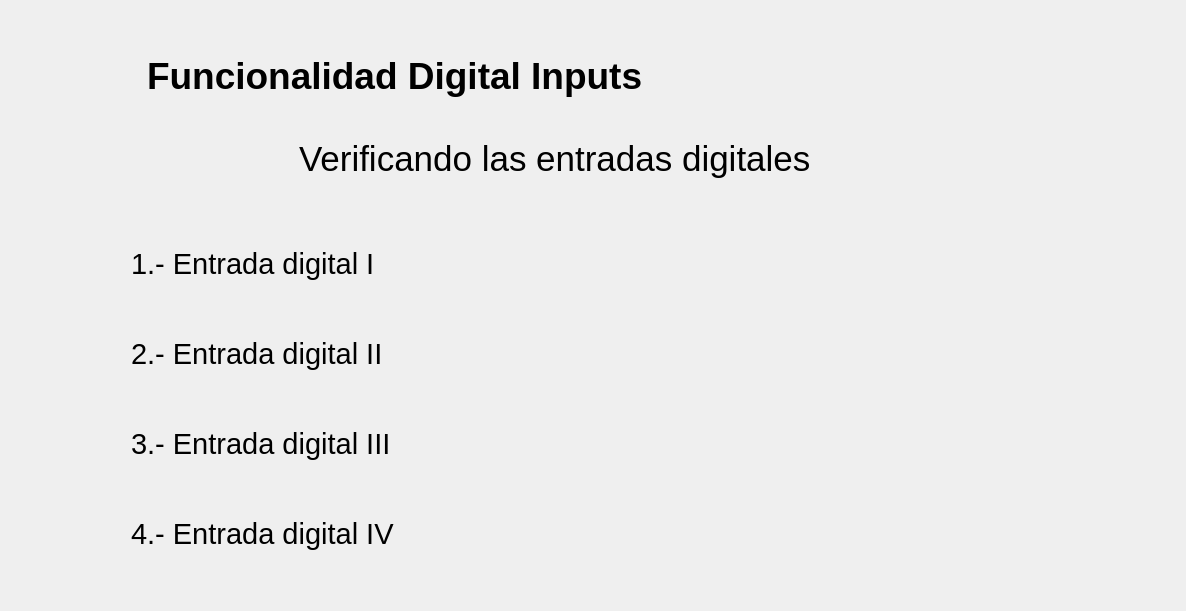
      <widget class="QWidget" name="page_9">
       <layout class="QGridLayout" name="gridLayout_12">
        <item row="0" column="0">
         <layout class="QVBoxLayout" name="verticalLayout_17">
          <property name="spacing">
           <number>12</number>
          </property>
          <item>
           <layout class="QHBoxLayout" name="horizontalLayout_125">
            <property name="spacing">
             <number>15</number>
            </property>
            <property name="leftMargin">
             <number>50</number>
            </property>
            <property name="topMargin">
             <number>30</number>
            </property>
            <item>
             <widget class="QLabel" name="lblTest1_16">
              <property name="minimumSize">
               <size>
                <width>71</width>
                <height>71</height>
               </size>
              </property>
              <property name="maximumSize">
               <size>
                <width>71</width>
                <height>71</height>
               </size>
              </property>
              <property name="text">
               <string/>
              </property>
              <property name="pixmap">
               <pixmap resource="../resources/resources.qrc">:/resources/number-6.png</pixmap>
              </property>
              <property name="scaledContents">
               <bool>true</bool>
              </property>
             </widget>
            </item>
            <item>
             <widget class="QLabel" name="lblCode_24">
              <property name="minimumSize">
               <size>
                <width>700</width>
                <height>50</height>
               </size>
              </property>
              <property name="maximumSize">
               <size>
                <width>700</width>
                <height>50</height>
               </size>
              </property>
              <property name="font">
               <font>
                <pointsize>28</pointsize>
                <weight>75</weight>
                <bold>true</bold>
               </font>
              </property>
              <property name="text">
               <string>Funcionalidad Digital Inputs</string>
              </property>
             </widget>
            </item>
            <item>
             <spacer name="horizontalSpacer_86">
              <property name="orientation">
               <enum>Qt::Horizontal</enum>
              </property>
              <property name="sizeType">
               <enum>QSizePolicy::Expanding</enum>
              </property>
              <property name="sizeHint" stdset="0">
               <size>
                <width>328</width>
                <height>20</height>
               </size>
              </property>
             </spacer>
            </item>
           </layout>
          </item>
          <item>
           <layout class="QHBoxLayout" name="horizontalLayout_59">
            <property name="spacing">
             <number>30</number>
            </property>
            <property name="leftMargin">
             <number>50</number>
            </property>
            <item>
             <widget class="QLabel" name="lblCode_42">
              <property name="minimumSize">
               <size>
                <width>60</width>
                <height>60</height>
               </size>
              </property>
              <property name="maximumSize">
               <size>
                <width>60</width>
                <height>60</height>
               </size>
              </property>
              <property name="text">
               <string/>
              </property>
              <property name="pixmap">
               <pixmap resource="../resources/resources.qrc">:/resources/info.png</pixmap>
              </property>
              <property name="scaledContents">
               <bool>true</bool>
              </property>
              <property name="wordWrap">
               <bool>false</bool>
              </property>
             </widget>
            </item>
            <item>
             <widget class="QLabel" name="label_51">
              <property name="minimumSize">
               <size>
                <width>800</width>
                <height>70</height>
               </size>
              </property>
              <property name="maximumSize">
               <size>
                <width>800</width>
                <height>70</height>
               </size>
              </property>
              <property name="font">
               <font>
                <pointsize>26</pointsize>
                <weight>50</weight>
                <bold>false</bold>
               </font>
              </property>
              <property name="text">
               <string>Verificando las entradas digitales </string>
              </property>
             </widget>
            </item>
           </layout>
          </item>
         </layout>
        </item>
        <item row="1" column="0">
         <layout class="QHBoxLayout" name="horizontalLayout_58">
          <property name="spacing">
           <number>0</number>
          </property>
          <item>
           <spacer name="horizontalSpacer_59">
            <property name="orientation">
             <enum>Qt::Horizontal</enum>
            </property>
            <property name="sizeType">
             <enum>QSizePolicy::Fixed</enum>
            </property>
            <property name="sizeHint" stdset="0">
             <size>
              <width>40</width>
              <height>20</height>
             </size>
            </property>
           </spacer>
          </item>
          <item>
           <layout class="QVBoxLayout" name="verticalLayout_31">
            <property name="spacing">
             <number>6</number>
            </property>
            <item>
             <layout class="QHBoxLayout" name="horizontalLayout_113">
              <item>
               <widget class="QLabel" name="label_85">
                <property name="minimumSize">
                 <size>
                  <width>350</width>
                  <height>40</height>
                 </size>
                </property>
                <property name="maximumSize">
                 <size>
                  <width>350</width>
                  <height>40</height>
                 </size>
                </property>
                <property name="font">
                 <font>
                  <pointsize>22</pointsize>
                  <weight>50</weight>
                  <bold>false</bold>
                 </font>
                </property>
                <property name="text">
                 <string>1.- Entrada digital I</string>
                </property>
               </widget>
              </item>
              <item>
               <widget class="QLabel" name="lblDigital1">
                <property name="enabled">
                 <bool>false</bool>
                </property>
                <property name="minimumSize">
                 <size>
                  <width>40</width>
                  <height>40</height>
                 </size>
                </property>
                <property name="maximumSize">
                 <size>
                  <width>40</width>
                  <height>40</height>
                 </size>
                </property>
                <property name="cursor">
                 <cursorShape>PointingHandCursor</cursorShape>
                </property>
                <property name="text">
                 <string/>
                </property>
                <property name="pixmap">
                 <pixmap resource="../resources/resources.qrc">:/resources/right.png</pixmap>
                </property>
                <property name="scaledContents">
                 <bool>true</bool>
                </property>
               </widget>
              </item>
              <item>
               <widget class="QLabel" name="lblDigitalInput1">
                <property name="minimumSize">
                 <size>
                  <width>40</width>
                  <height>40</height>
                 </size>
                </property>
                <property name="maximumSize">
                 <size>
                  <width>40</width>
                  <height>40</height>
                 </size>
                </property>
                <property name="cursor">
                 <cursorShape>PointingHandCursor</cursorShape>
                </property>
                <property name="text">
                 <string/>
                </property>
                <property name="pixmap">
                 <pixmap resource="../resources/resources.qrc">:/resources/processing.png</pixmap>
                </property>
                <property name="scaledContents">
                 <bool>true</bool>
                </property>
               </widget>
              </item>
             </layout>
            </item>
            <item>
             <layout class="QHBoxLayout" name="horizontalLayout_114">
              <item>
               <widget class="QLabel" name="label_86">
                <property name="minimumSize">
                 <size>
                  <width>350</width>
                  <height>40</height>
                 </size>
                </property>
                <property name="maximumSize">
                 <size>
                  <width>350</width>
                  <height>40</height>
                 </size>
                </property>
                <property name="font">
                 <font>
                  <pointsize>22</pointsize>
                  <weight>50</weight>
                  <bold>false</bold>
                 </font>
                </property>
                <property name="text">
                 <string>2.- Entrada digital II</string>
                </property>
               </widget>
              </item>
              <item>
               <widget class="QLabel" name="lblDigital2">
                <property name="enabled">
                 <bool>false</bool>
                </property>
                <property name="minimumSize">
                 <size>
                  <width>40</width>
                  <height>40</height>
                 </size>
                </property>
                <property name="maximumSize">
                 <size>
                  <width>40</width>
                  <height>40</height>
                 </size>
                </property>
                <property name="cursor">
                 <cursorShape>PointingHandCursor</cursorShape>
                </property>
                <property name="text">
                 <string/>
                </property>
                <property name="pixmap">
                 <pixmap resource="../resources/resources.qrc">:/resources/right.png</pixmap>
                </property>
                <property name="scaledContents">
                 <bool>true</bool>
                </property>
               </widget>
              </item>
              <item>
               <widget class="QLabel" name="lblDigitalInput2">
                <property name="minimumSize">
                 <size>
                  <width>40</width>
                  <height>40</height>
                 </size>
                </property>
                <property name="maximumSize">
                 <size>
                  <width>40</width>
                  <height>40</height>
                 </size>
                </property>
                <property name="cursor">
                 <cursorShape>PointingHandCursor</cursorShape>
                </property>
                <property name="text">
                 <string/>
                </property>
                <property name="pixmap">
                 <pixmap resource="../resources/resources.qrc">:/resources/processing.png</pixmap>
                </property>
                <property name="scaledContents">
                 <bool>true</bool>
                </property>
               </widget>
              </item>
             </layout>
            </item>
            <item>
             <layout class="QHBoxLayout" name="horizontalLayout_119">
              <item>
               <widget class="QLabel" name="label_87">
                <property name="minimumSize">
                 <size>
                  <width>350</width>
                  <height>40</height>
                 </size>
                </property>
                <property name="maximumSize">
                 <size>
                  <width>350</width>
                  <height>40</height>
                 </size>
                </property>
                <property name="font">
                 <font>
                  <pointsize>22</pointsize>
                  <weight>50</weight>
                  <bold>false</bold>
                 </font>
                </property>
                <property name="text">
                 <string>3.- Entrada digital III</string>
                </property>
               </widget>
              </item>
              <item>
               <widget class="QLabel" name="lblDigital3">
                <property name="enabled">
                 <bool>false</bool>
                </property>
                <property name="minimumSize">
                 <size>
                  <width>40</width>
                  <height>40</height>
                 </size>
                </property>
                <property name="maximumSize">
                 <size>
                  <width>40</width>
                  <height>40</height>
                 </size>
                </property>
                <property name="cursor">
                 <cursorShape>PointingHandCursor</cursorShape>
                </property>
                <property name="text">
                 <string/>
                </property>
                <property name="pixmap">
                 <pixmap resource="../resources/resources.qrc">:/resources/right.png</pixmap>
                </property>
                <property name="scaledContents">
                 <bool>true</bool>
                </property>
               </widget>
              </item>
              <item>
               <widget class="QLabel" name="lblDigitalInput3">
                <property name="minimumSize">
                 <size>
                  <width>40</width>
                  <height>40</height>
                 </size>
                </property>
                <property name="maximumSize">
                 <size>
                  <width>40</width>
                  <height>40</height>
                 </size>
                </property>
                <property name="cursor">
                 <cursorShape>PointingHandCursor</cursorShape>
                </property>
                <property name="text">
                 <string/>
                </property>
                <property name="pixmap">
                 <pixmap resource="../resources/resources.qrc">:/resources/processing.png</pixmap>
                </property>
                <property name="scaledContents">
                 <bool>true</bool>
                </property>
               </widget>
              </item>
             </layout>
            </item>
            <item>
             <layout class="QHBoxLayout" name="horizontalLayout_120">
              <item>
               <widget class="QLabel" name="label_92">
                <property name="minimumSize">
                 <size>
                  <width>350</width>
                  <height>40</height>
                 </size>
                </property>
                <property name="maximumSize">
                 <size>
                  <width>350</width>
                  <height>40</height>
                 </size>
                </property>
                <property name="font">
                 <font>
                  <pointsize>22</pointsize>
                  <weight>50</weight>
                  <bold>false</bold>
                 </font>
                </property>
                <property name="text">
                 <string>4.- Entrada digital IV</string>
                </property>
               </widget>
              </item>
              <item>
               <widget class="QLabel" name="lblDigital4">
                <property name="enabled">
                 <bool>false</bool>
                </property>
                <property name="minimumSize">
                 <size>
                  <width>40</width>
                  <height>40</height>
                 </size>
                </property>
                <property name="maximumSize">
                 <size>
                  <width>40</width>
                  <height>40</height>
                 </size>
                </property>
                <property name="cursor">
                 <cursorShape>PointingHandCursor</cursorShape>
                </property>
                <property name="text">
                 <string/>
                </property>
                <property name="pixmap">
                 <pixmap resource="../resources/resources.qrc">:/resources/right.png</pixmap>
                </property>
                <property name="scaledContents">
                 <bool>true</bool>
                </property>
               </widget>
              </item>
              <item>
               <widget class="QLabel" name="lblDigitalInput4">
                <property name="minimumSize">
                 <size>
                  <width>40</width>
                  <height>40</height>
                 </size>
                </property>
                <property name="maximumSize">
                 <size>
                  <width>40</width>
                  <height>40</height>
                 </size>
                </property>
                <property name="cursor">
                 <cursorShape>PointingHandCursor</cursorShape>
                </property>
                <property name="text">
                 <string/>
                </property>
                <property name="pixmap">
                 <pixmap resource="../resources/resources.qrc">:/resources/processing.png</pixmap>
                </property>
                <property name="scaledContents">
                 <bool>true</bool>
                </property>
               </widget>
              </item>
             </layout>
            </item>
            <item>
             <layout class="QHBoxLayout" name="horizontalLayout_121"/>
            </item>
            <item>
             <layout class="QHBoxLayout" name="horizontalLayout_122"/>
            </item>
            <item>
             <layout class="QHBoxLayout" name="horizontalLayout_123"/>
            </item>
           </layout>
          </item>
          <item>
           <spacer name="horizontalSpacer_67">
            <property name="orientation">
             <enum>Qt::Horizontal</enum>
            </property>
            <property name="sizeType">
             <enum>QSizePolicy::Fixed</enum>
            </property>
            <property name="sizeHint" stdset="0">
             <size>
              <width>40</width>
              <height>20</height>
             </size>
            </property>
           </spacer>
          </item>
          <item>
           <widget class="QLabel" name="PentairIMG_9">
            <property name="minimumSize">
             <size>
              <width>400</width>
              <height>400</height>
             </size>
            </property>
            <property name="maximumSize">
             <size>
              <width>400</width>
              <height>400</height>
             </size>
            </property>
            <property name="text">
             <string/>
            </property>
            <property name="pixmap">
             <pixmap resource="../resources/resources.qrc">:/resources/Entradas_digitales_ayudavisual.png</pixmap>
            </property>
            <property name="scaledContents">
             <bool>true</bool>
            </property>
           </widget>
          </item>
         </layout>
        </item>
       </layout>
      </widget>
